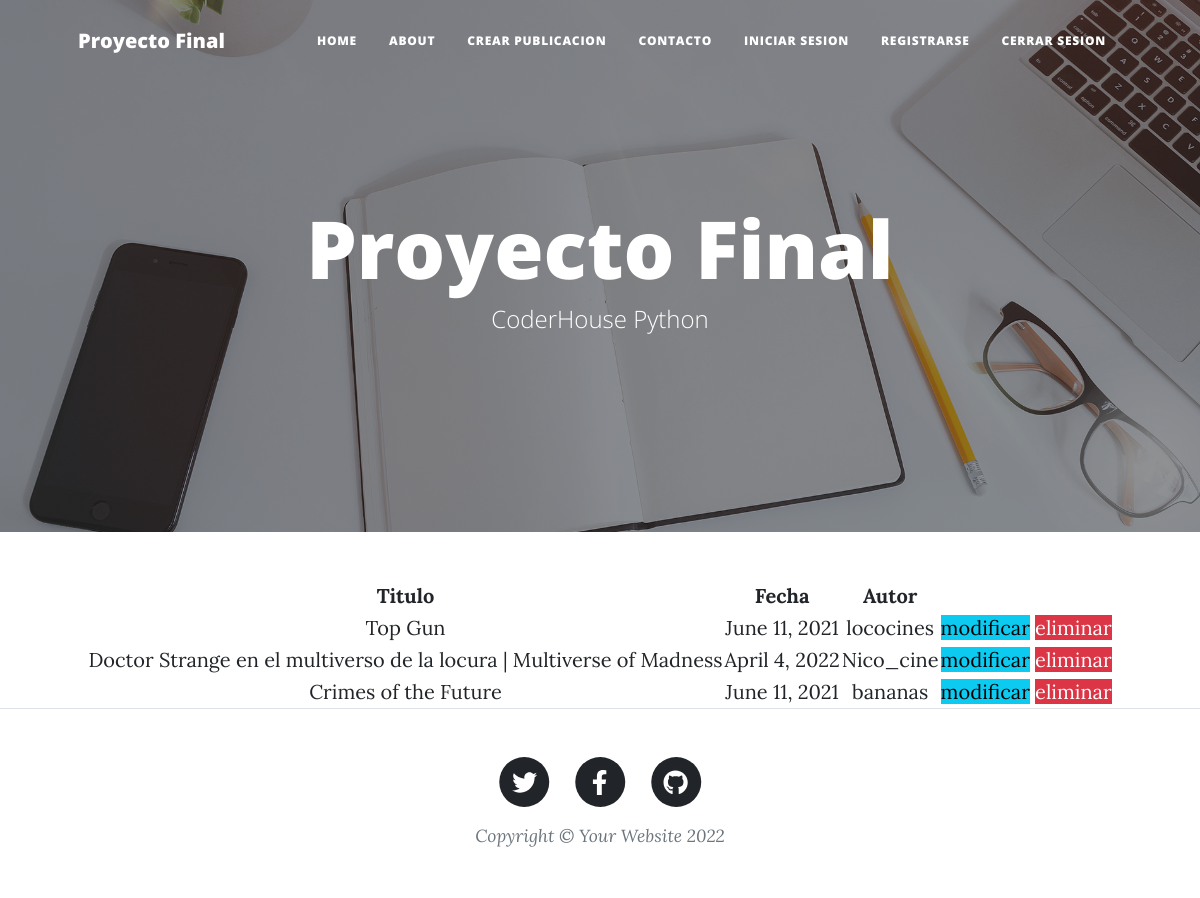
/listar-publicacion/, run on an earlier commit of the app's database.
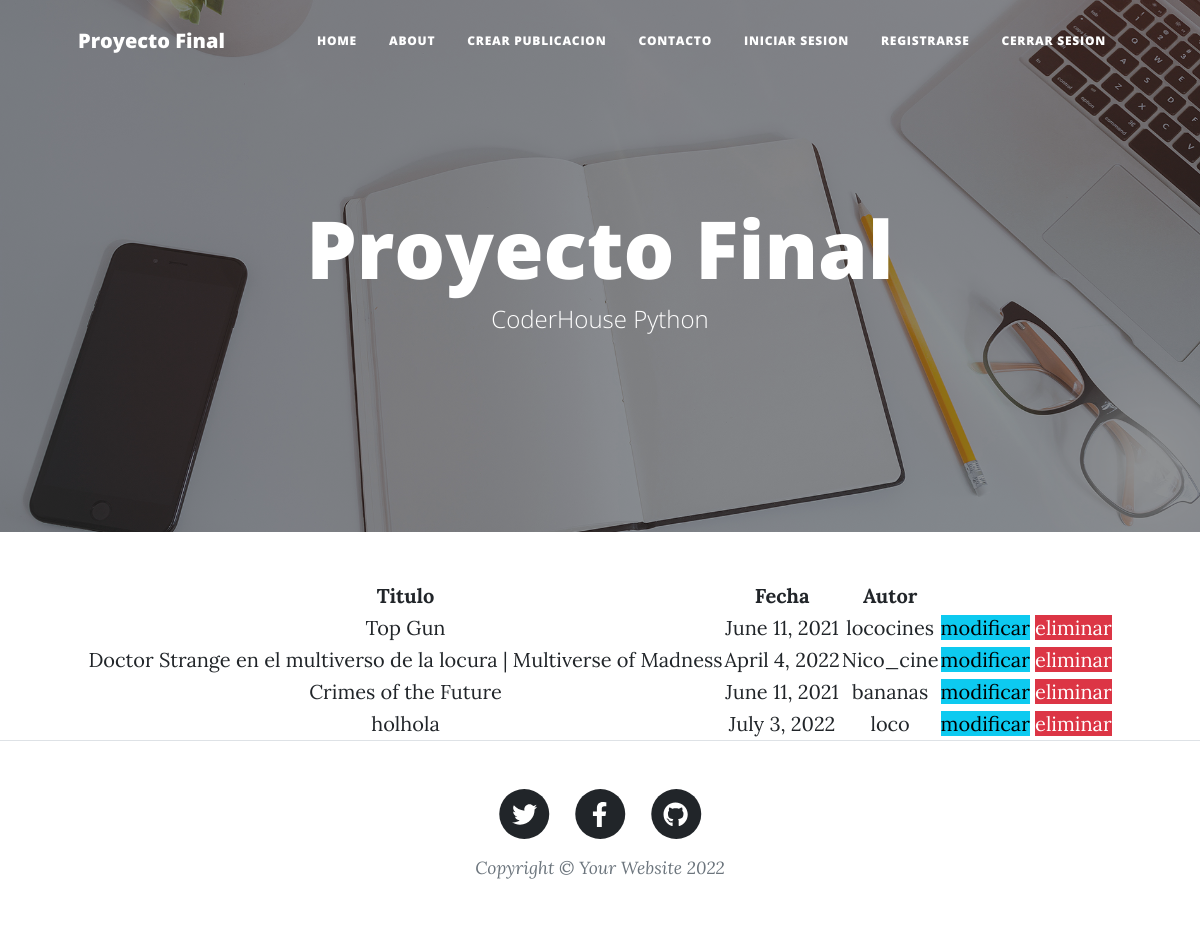
And on a later commit of the database.
### Blog/models.py (models this page shows, shortened)
class Posteo(models.Model):
    titulo  = models.CharField(max_length=100)
    fecha = models.DateField()
    texto = models.TextField()
    autor = models.CharField(max_length=50)

### Blog/views.py (the view)
# urls.py: path('listar-publicacion/' , views.listar_post, name="listar_post"),
def listar_post(request):
    publicacion = Posteo.objects.all()
    data = {
        'publicacion': publicacion
    }
    return render(request, 'Blog/listar.html', data)

### Blog/templates/Blog/listar.html
{% extends 'Blog/padre.html' %}
{% block contenidoQueCambia %}
<div style="text-align:center;">
	<table style="margin: 0 auto;">
     <tr>
        <th>Titulo</th>
        <th>Fecha</th>
        <th>Autor</th>
    </tr>
    {% for p in publicacion%}
    <tr>
        <td>{{ p.titulo }}</td>
        <td>{{ p.fecha }}</td>
        <td>{{ p.autor }}</td>
        <td>
            <a href="{% url 'modificar_post' p.id %}" class="tn btn-info tn-sm">modificar</a>
            <a href="{% url 'eliminar_post' p.id %}" class="tn btn-danger tn-sm">eliminar</a>
        </td>
    </tr>
    {% endfor %}
</table>
{% endblock %}

What changed in the data, as far as the page shows it:
added Posteo: titulo "holhola", fecha "July 3, 2022", autor "loco"
